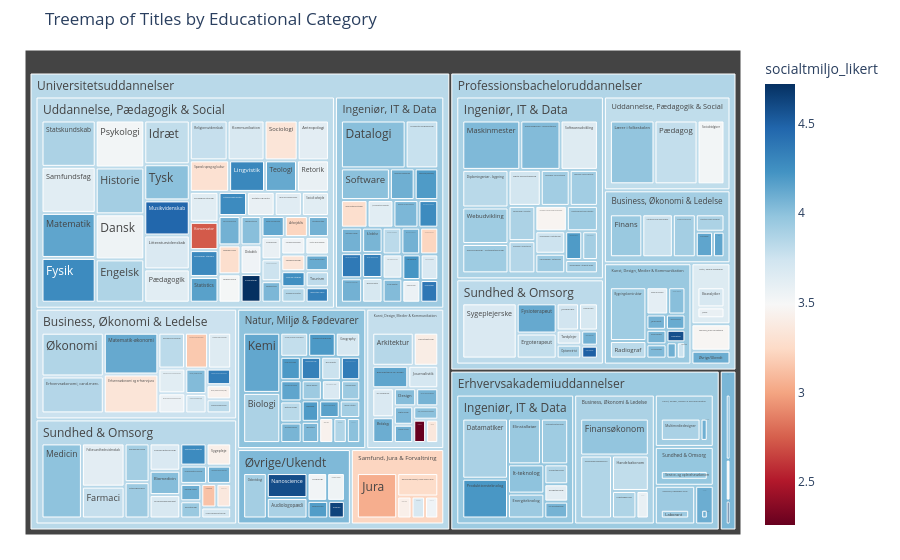

The notebook cell saved with this chart:
### Code cell
#Simons version
# DOCUMENTATION: https://plotly.com/python/treemaps/
import plotly.express as px

dat = data_whole_edu[['titel', 'educational_category', 'cluster_label', 'displaydocclass', 'maanedloen_nyudd', 'maanedloen_10aar', 'socialtmiljo_likert']]
dat = dat.dropna()

# Create the treemap
fig = px.treemap(dat, path=['educational_category', 'cluster_label', 'titel'], values='maanedloen_10aar',
                 color='socialtmiljo_likert',
                 color_continuous_scale='RdBu',
                 title='Treemap of Titles by Educational Category')
fig.update_traces(root_color="lightgrey")
fig.update_layout(margin = dict(t=50, l=25, r=25, b=25))
# Show the treemap
fig.show()

### Figure 1 — Plotly figure (JSON) as saved in the notebook; plotly's stock layout.template omitted (floating-point values rounded to 4 significant figures; data arrays with more than 128 entries replaced by an {"elided": "..."} marker saying what was removed)
{"data": [{"branchvalues": "total", "customdata": {"elided": "253x1 float values"}, "domain": {"x": [0, 1], "y": [0, 1]}, "hovertemplate": "labels=%{label}<br>maanedloen_10aar=%{value}<br>parent=%{parent}<br>id=%{id}<br>socialtmiljo_likert=%{color}<extra></extra>", "ids": {"elided": "253 str values"}, "labels": {"elided": "253 str values"}, "marker": {"coloraxis": "coloraxis", "colors": {"elided": "253 float values"}}, "name": "", "parents": {"elided": "253 str values"}, "root": {"color": "lightgrey"}, "type": "treemap", "values": {"elided": "253 int values"}}], "layout": {"coloraxis": {"colorbar": {"title": {"text": "socialtmiljo_likert"}}, "colorscale": [[0, "rgb(103,0,31)"], [0.1, "rgb(178,24,43)"], [0.2, "rgb(214,96,77)"], [0.3, "rgb(244,165,130)"], [0.4, "rgb(253,219,199)"], [0.5, "rgb(247,247,247)"], [0.6, "rgb(209,229,240)"], [0.7, "rgb(146,197,222)"], [0.8, "rgb(67,147,195)"], [0.9, "rgb(33,102,172)"], [1, "rgb(5,48,97)"]]}, "legend": {"tracegroupgap": 0}, "margin": {"b": 25, "l": 25, "r": 25, "t": 50}, "title": {"text": "Treemap of Titles by Educational Category"}}}
